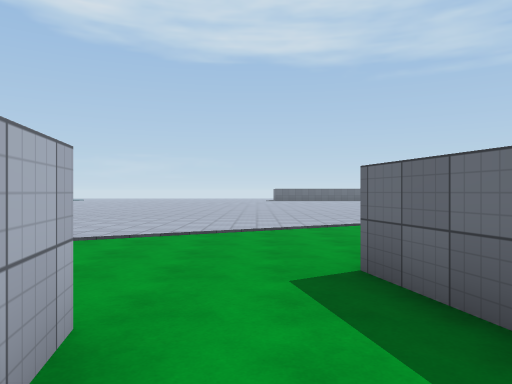
View 1 (above)

24 first-person views from a walk through a Unity game level. The camera is 1.5 m above the floor, looks level and sees 70° across. The floor is counted in squares, 2 m on a side. Each view is taken from the middle of a square. On the plan, view 1 faces up. The plan holds only what a view shows up to about 11 squares ahead; the rest is blank. The place goes on beyond the plan. The player character is not drawn. Surface patterns are stand-ins for the level's own textures.

View 2
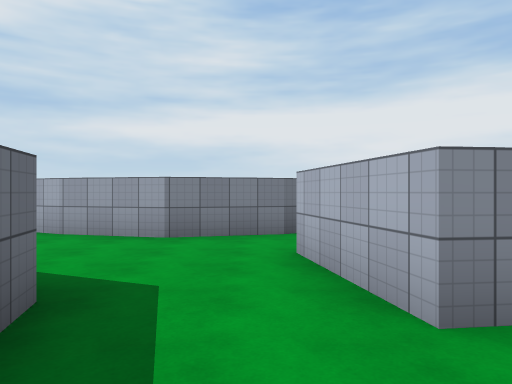

View 3
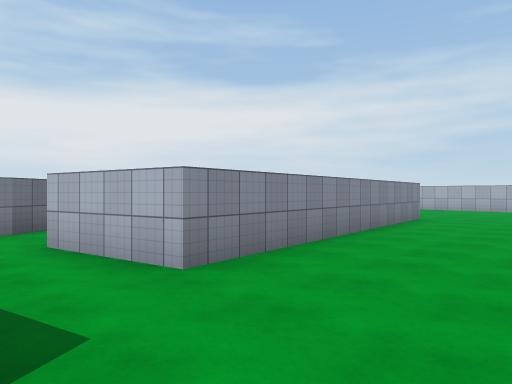

View 4
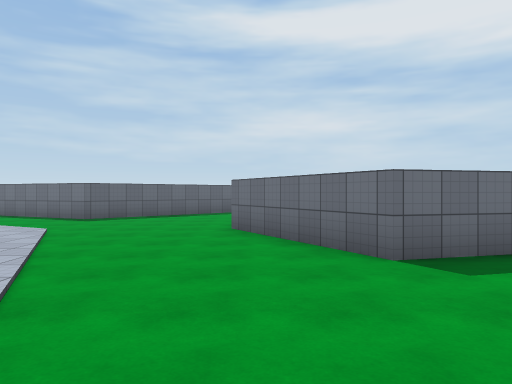

View 5
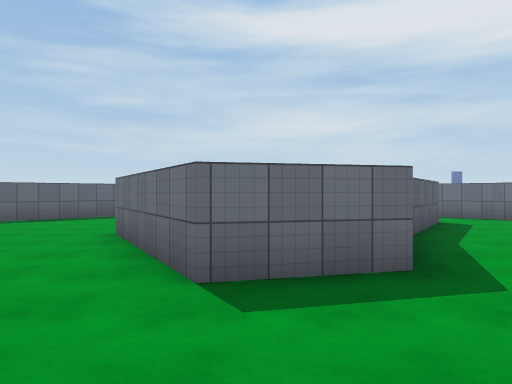

View 6
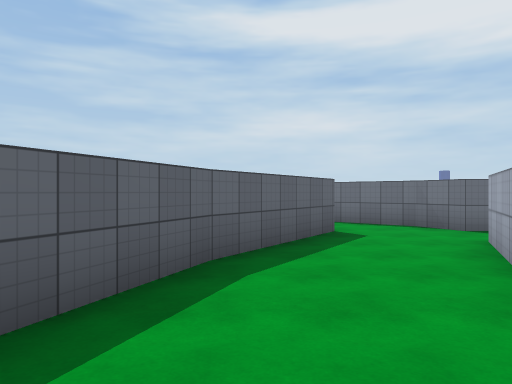

View 7
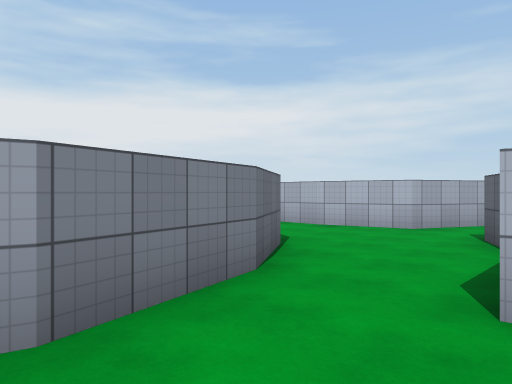

View 8
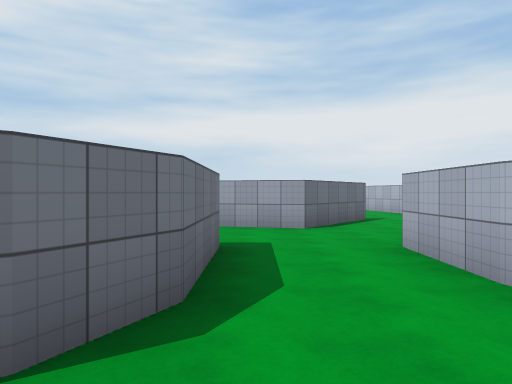

View 9
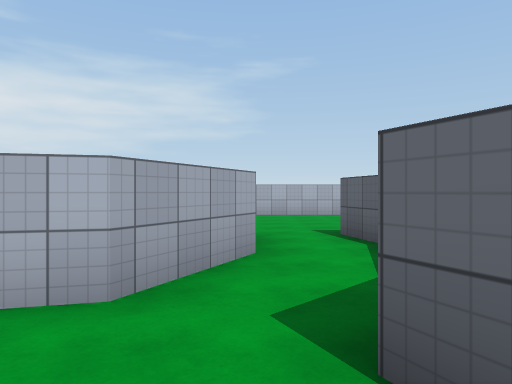

View 10
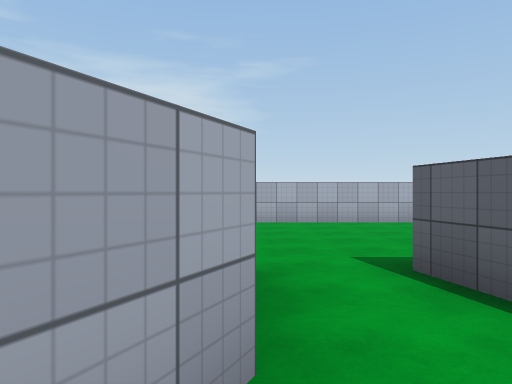

View 11
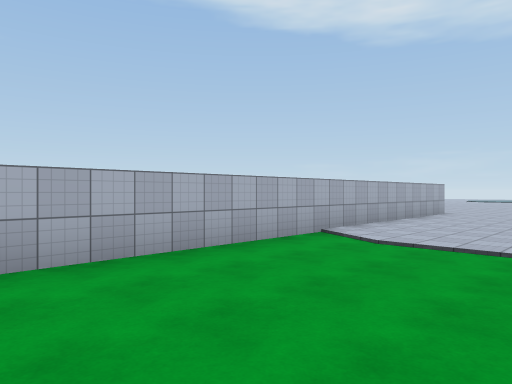

View 12
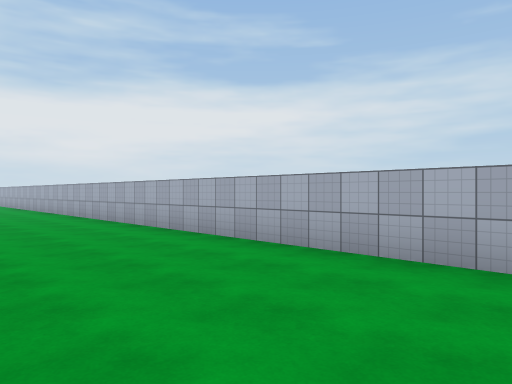

View 13
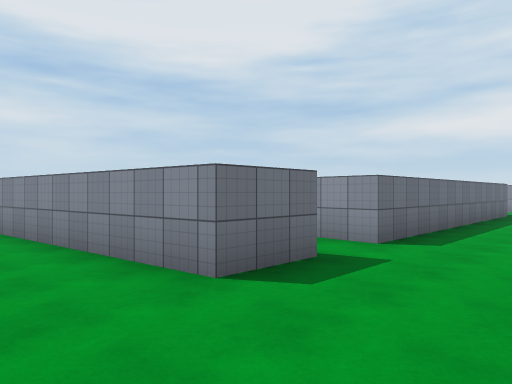

View 14
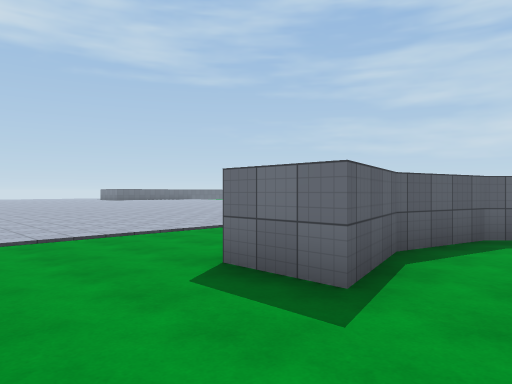

View 15
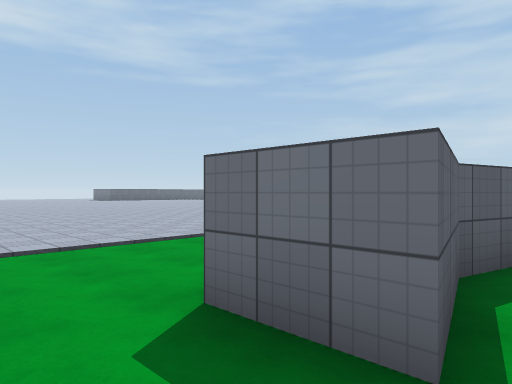

View 16
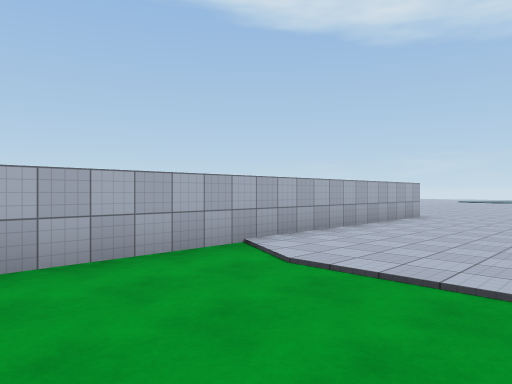

View 17
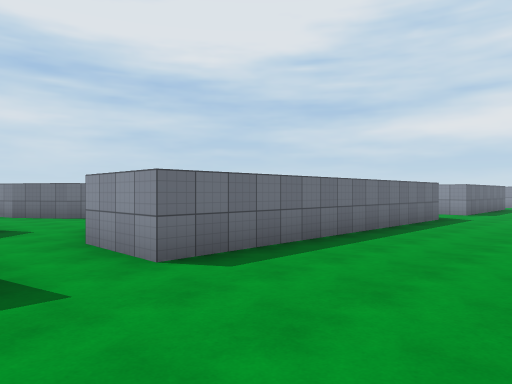

View 18
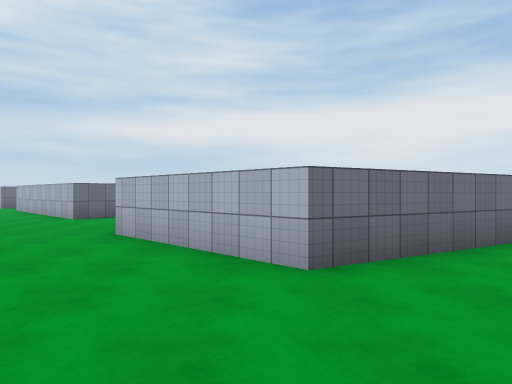

View 19
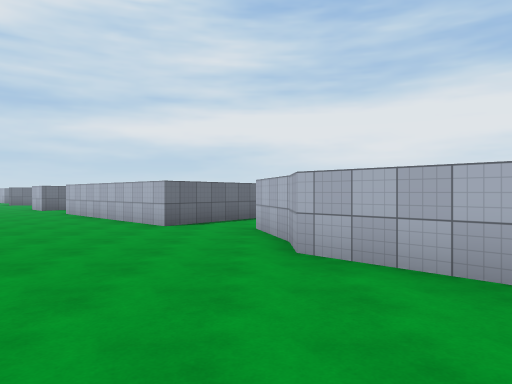

View 20
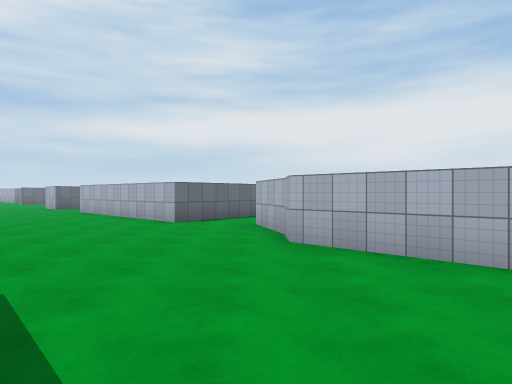

View 21
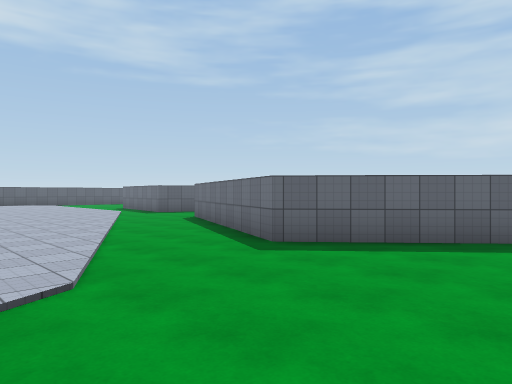

View 22
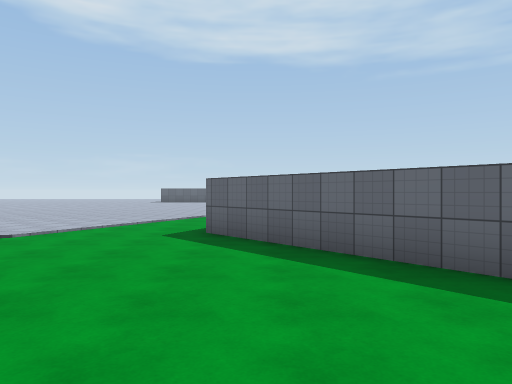

View 23
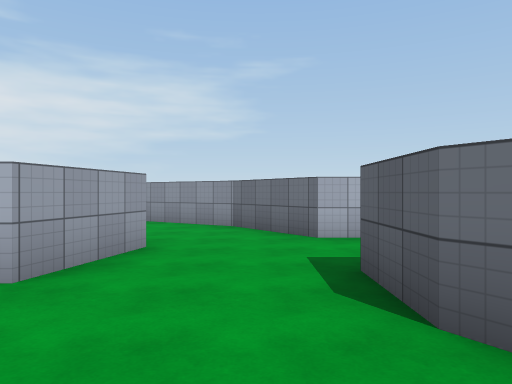

View 24
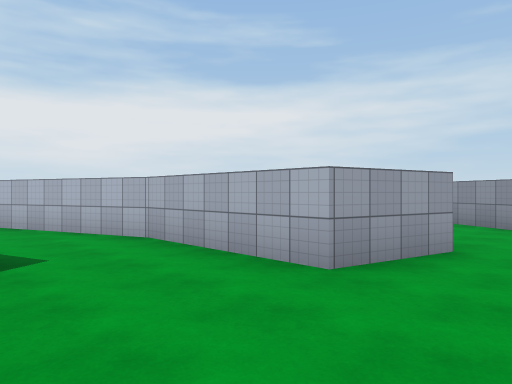

### Floor plan
Points are (right, up) in squares from view 1. A wall is a line through its corners. A room is listed if a view was taken in it or the views show most of it. See-through windows are left out.
Room 1 (views 1, 6, 7, 8, 9)
walls: (-1, -7) (-2.5, -7) (-2.5, -4.5) (-2, -3.5) (-0.5, -2.5) (1.5, -2) (3.6, -2.5); (-5, -5) (-5, -7) (-7, -8.5) (-8.4, -10.9); (-6, -12) (-4, -9.5) (-2, -10); (-5.5, -3) (-5, -5.1); (-3.9, -1.2) (-4.5, -1.5); (3.5, -2.5) (5.5, -3.5); (7, -4.5) (7, -4) (8, -3.5) (9.1, -2.2); (1.5, 1.4) (1.2, 2.6); (-1, 2) (-0.5, -0.6); (4, 0.5) (1.8, 1.4); (7.1, -1.5) (3.9, 0.5)
ways out: opening at (0.5, 3) to room 2; opening at (8, -1) to room 2; opening at (-6, -2) to room 3; opening at (-2, -8.5) to room 4; opening at (6, -4)
Room 2 (views 2, 3, 4, 5, 11, 12, 13, 14, 15, 16, 17, 18, 19, 20, 21, 22)
walls: (-7.5, 0) (-9.5, -0.5) (-9.5, 1) (-1, 2); (1.2, 2.6) (1, 3.5) (4.5, 5.5) (7.5, 2.5) (7.5, 1.5); (7.5, 1.6) (8, -0.6); (-9.5, -10.5) (-9.5, -2) (-7.5, -2); (9.1, -2.2) (10, -1) (13, -4); (-15, 11.5) (-15, -10.5); (10.2, 6.1) (7.1, 9.7) (8.8, 13.5)
ways out: opening at (0.5, 3) to room 1; opening at (8, -1) to room 1; opening at (-8, -1) to room 3; opening at (-14.5, 12.5)
Room 3 (view 10)
walls: (-7.5, -2) (-5.5, -3); (-5.2, -0.8) (-5.5, -0.5) (-7.5, 0)
ways out: opening at (-6, -2) to room 1; opening at (-8, -1) to room 2
Room 4 (views 23, 24)
walls: (-2, -10) (-2, -13.5) (-1.1, -15.8); (-0.7, -6.8) (-1, -7)
ways out: opening at (-2, -8.5) to room 1; opening at (0.5, -14.5)

Where each view was taken, in squares from view 1:
view 1: 0 up, 0 right, facing up
view 2: 4 up, 0 right, facing down
view 3: 5 up, 1 right, facing down-left
view 4: 5 up, 3 left, facing right
view 5: 3 up, 2 left, facing right
view 6: 0 up, 0 right, facing right
view 7: 0 up, 2 right, facing down-left
view 8: 2 down, 3 left, facing down
view 9: 2 down, 3 left, facing left
view 10: 2 down, 6 left, facing left
view 11: 1 down, 11 left, facing up-left
view 12: 1 up, 11 left, facing down-left
view 13: 3 up, 12 left, facing down-right
view 14: 2 down, 12 left, facing up-right
view 15: 1 down, 11 left, facing up-right
view 16: 1 up, 11 left, facing up-left
view 17: 0 up, 13 left, facing down-right
view 18: 9 up, 5 right, facing down
view 19: 7 up, 8 right, facing down
view 20: 8 up, 8 right, facing down
view 21: 6 up, 3 right, facing up-right
view 22: 3 up, 8 right, facing up
view 23: 8 down, 1 right, facing left
view 24: 8 down, 1 right, facing down-left
